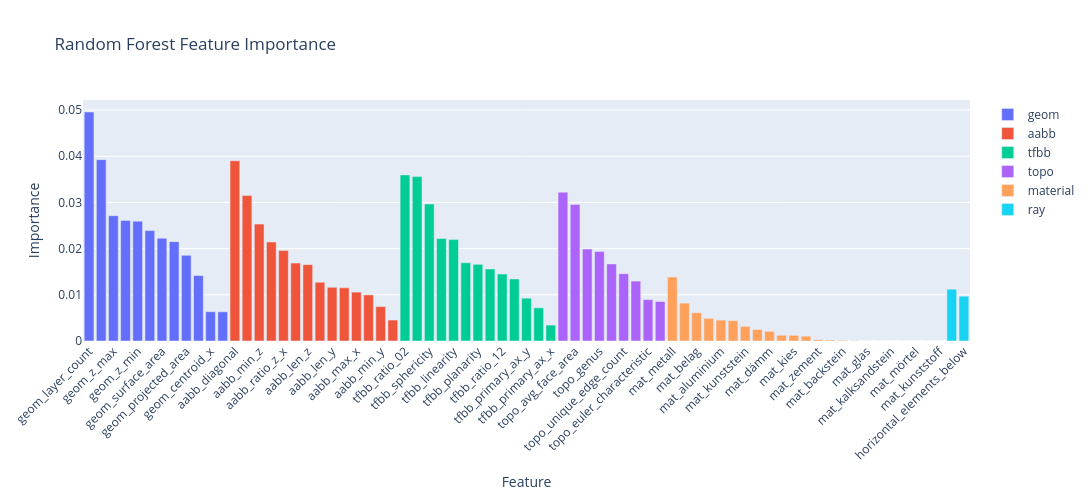

This figure's notebook cell:
### Markdown cell above
## 3. Feature Importance from best model (Random Forest)

### Code cell
# plot feature importance for random forest ond oversampled dataset
df_imp = trainer_rf.feature_importances(ALL_FEATURE_KEYS)
plot_feature_importance(df_imp, FEATURE_GROUPS)

### Figure 1 — Plotly figure (JSON) as saved in the notebook; plotly's stock layout.template omitted (floating-point values rounded to 4 significant figures)
{"data": [{"hovertemplate": "%{x}<br>Importance: %{y:.4f}<extra></extra>", "marker": {"color": "#636EFA"}, "name": "geom", "type": "bar", "x": ["geom_layer_count", "geom_ratio_area_vol", "geom_z_max", "geom_centroid_z", "geom_z_min", "geom_z_range", "geom_surface_area", "geom_compactness", "geom_projected_area", "geom_volume", "geom_centroid_x", "geom_centroid_y"], "y": [0.04958, 0.03927, 0.02714, 0.02611, 0.02595, 0.02391, 0.02227, 0.02151, 0.01855, 0.01418, 0.006345, 0.006321]}, {"hovertemplate": "%{x}<br>Importance: %{y:.4f}<extra></extra>", "marker": {"color": "#EF553B"}, "name": "aabb", "type": "bar", "x": ["aabb_diagonal", "aabb_max_z", "aabb_min_z", "aabb_ratio_z_y", "aabb_ratio_z_x", "aabb_len_x", "aabb_len_z", "aabb_ratio_x_y", "aabb_len_y", "aabb_volume", "aabb_max_x", "aabb_max_y", "aabb_min_y", "aabb_min_x"], "y": [0.03903, 0.03149, 0.02531, 0.02144, 0.0196, 0.01688, 0.01653, 0.01273, 0.01163, 0.01153, 0.01058, 0.009983, 0.007456, 0.004534]}, {"hovertemplate": "%{x}<br>Importance: %{y:.4f}<extra></extra>", "marker": {"color": "#00CC96"}, "name": "tfbb", "type": "bar", "x": ["tfbb_ratio_02", "tfbb_extent_0", "tfbb_sphericity", "tfbb_extent_1", "tfbb_linearity", "tfbb_extent_2", "tfbb_planarity", "tfbb_ratio_01", "tfbb_ratio_12", "tfbb_volume", "tfbb_primary_ax_y", "tfbb_primary_ax_z", "tfbb_primary_ax_x"], "y": [0.03596, 0.0356, 0.02967, 0.02218, 0.02196, 0.01695, 0.0166, 0.01559, 0.0145, 0.01343, 0.009271, 0.007187, 0.003446]}, {"hovertemplate": "%{x}<br>Importance: %{y:.4f}<extra></extra>", "marker": {"color": "#AB63FA"}, "name": "topo", "type": "bar", "x": ["topo_max_face_area", "topo_avg_face_area", "topo_face_count", "topo_genus", "topo_vertex_count", "topo_unique_edge_count", "topo_vertex_edge_ratio", "topo_euler_characteristic", "topo_connected_components"], "y": [0.03222, 0.02958, 0.01992, 0.01938, 0.01668, 0.01457, 0.01298, 0.008959, 0.008559]}, {"hovertemplate": "%{x}<br>Importance: %{y:.4f}<extra></extra>", "marker": {"color": "#FFA15A"}, "name": "material", "type": "bar", "x": ["mat_metall", "mat_holz", "mat_belag", "mat_allgemein", "mat_aluminium", "mat_beton", "mat_kunststein", "mat_stahl", "mat_dämm", "mat_bekleidung", "mat_kies", "mat_gips", "mat_zement", "mat_werkstoff", "mat_backstein", "mat_naturstein", "mat_glas", "mat_keramik", "mat_kalksandstein", "mat_putz", "mat_mörtel", "mat_foamglas", "mat_kunststoff"], "y": [0.01386, 0.008203, 0.006122, 0.004897, 0.004527, 0.004413, 0.003176, 0.00249, 0.002099, 0.001244, 0.001234, 0.001048, 0.0002593, 0.0002106, 0.0001238, 7.962e-05, 1.097e-05, 9.409e-06, 5.497e-06, 1.826e-06, 0.0, 0.0, 0.0]}, {"hovertemplate": "%{x}<br>Importance: %{y:.4f}<extra></extra>", "marker": {"color": "#19D3F3"}, "name": "ray", "type": "bar", "x": ["horizontal_elements_above", "horizontal_elements_below"], "y": [0.01121, 0.009707]}], "layout": {"barmode": "group", "height": 500, "title": {"text": "Random Forest Feature Importance"}, "width": 1400, "xaxis": {"tickangle": -45, "title": {"text": "Feature"}}, "yaxis": {"title": {"text": "Importance"}}}}
